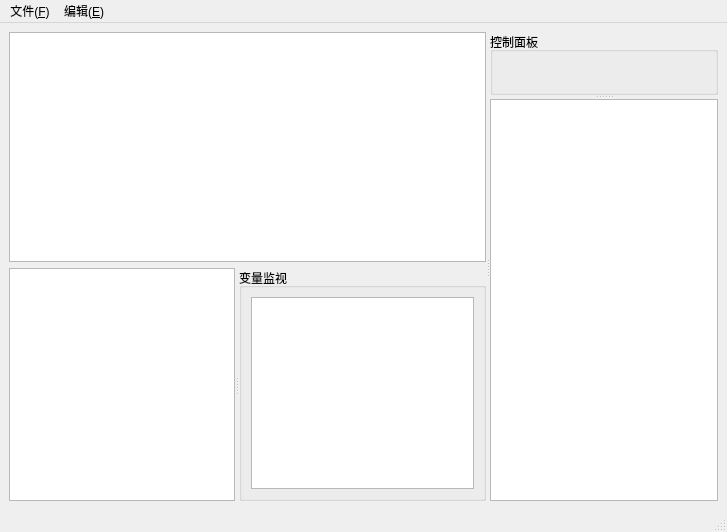
<?xml version="1.0" encoding="UTF-8"?>
<ui version="4.0">
 <class>MainWindow</class>
 <widget class="QMainWindow" name="MainWindow">
  <property name="geometry">
   <rect>
    <x>0</x>
    <y>0</y>
    <width>727</width>
    <height>532</height>
   </rect>
  </property>
  <property name="windowTitle">
   <string>MainWindow</string>
  </property>
  <widget class="QWidget" name="centralwidget">
   <layout class="QVBoxLayout" name="verticalLayout">
    <item>
     <widget class="QSplitter" name="splitter_main">
      <property name="orientation">
       <enum>Qt::Orientation::Horizontal</enum>
      </property>
      <widget class="QWidget" name="leftWidget">
       <layout class="QVBoxLayout" name="verticalLayout_2">
        <item>
         <widget class="QGraphicsView" name="displayArea"/>
        </item>
        <item>
         <widget class="QSplitter" name="splitter_log">
          <property name="orientation">
           <enum>Qt::Orientation::Horizontal</enum>
          </property>
          <widget class="QTextEdit" name="logArea"/>
          <widget class="QGroupBox" name="variableGroup">
           <property name="title">
            <string>变量监视</string>
           </property>
           <layout class="QVBoxLayout" name="variableLayout">
            <item>
             <widget class="QTableWidget" name="variableTable"/>
            </item>
           </layout>
          </widget>
         </widget>
        </item>
       </layout>
      </widget>
      <widget class="QWidget" name="rightWidget">
       <layout class="QVBoxLayout" name="verticalLayout_3">
        <item>
         <widget class="QSplitter" name="splitter_right">
          <property name="orientation">
           <enum>Qt::Orientation::Vertical</enum>
          </property>
          <widget class="QGroupBox" name="controlGroup">
           <property name="title">
            <string>控制面板</string>
           </property>
          </widget>
          <widget class="QTextBrowser" name="codeArea"/>
         </widget>
        </item>
       </layout>
      </widget>
     </widget>
    </item>
   </layout>
  </widget>
  <widget class="QMenuBar" name="menubar">
   <property name="geometry">
    <rect>
     <x>0</x>
     <y>0</y>
     <width>727</width>
     <height>18</height>
    </rect>
   </property>
   <widget class="QMenu" name="menu_F">
    <property name="title">
     <string>文件(&amp;F)</string>
    </property>
   </widget>
   <widget class="QMenu" name="menu_E">
    <property name="title">
     <string>编辑(&amp;E)</string>
    </property>
   </widget>
   <addaction name="menu_F"/>
   <addaction name="menu_E"/>
  </widget>
  <widget class="QStatusBar" name="statusbar"/>
 </widget>
 <resources/>
 <connections/>
</ui>
